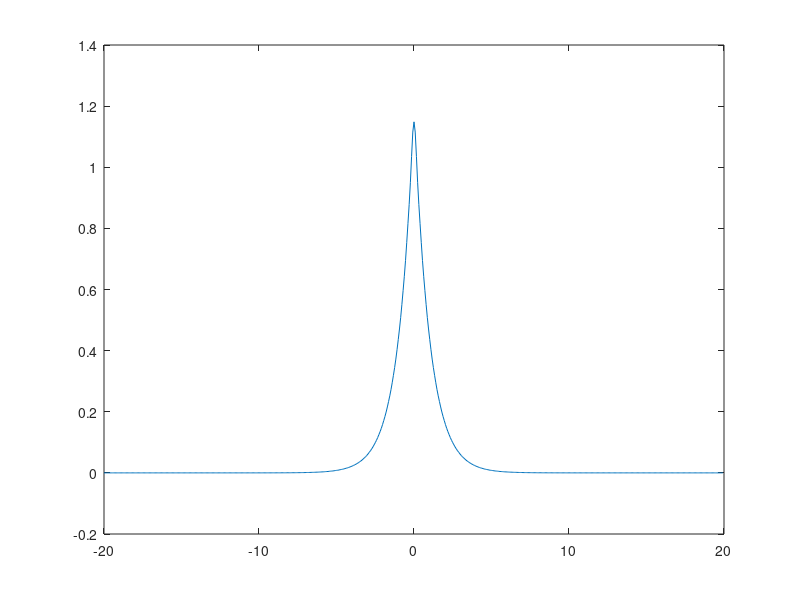

This chart was generated by the following MATLAB code:
%%% Solitary wave to the Degasperis-Procesi equation using the Petviashvili
%%% method

function a = dp_traveling_wave(c, ah, l, N)

% Input  : - c,  speed (must be > 1)
%          - ah, ambient height
%          - l,  half-length of the domain
%          - N,  number of Fourier modes used in the computation
% Output : dp_traveling_wave_init.txt file with the solution (x, u(x))
% Example: dp_traveling_wave(1.2)
    
    if nargin < 4
        N = 512;  % number of Fourier modes
    end
    if nargin < 3
        l = 20.0; % half-length of the domain
    end
    if nargin < 2
        ah = 0.0;
    end
    if nargin < 1
        c = 1.2;  % speed
    end
    
    ceff = c - ah; % the DP equation with ah != 0 can be transformed
                   % to the one with ah == 0 by
                   % unew = u + ah, xnew = x + ah*t, tnew = t
                   % (k == 1.5 * ah)

    dx = 2*l/N;             % distance between two points in the real space
    x = (-N/2:N/2-1)'*dx;   % real space discretization

    % vector of wavenumbers
    k = [0:N/2-1 0 1-N/2:-1]'*pi/l;

    j = (N/4+2:N/4*3);      % antialising treatment
    k(j) = 0;               % the frequencies we sacrify
    
    L = ceff*(1 + k.^2) - 3*ah; % linear operator
    Linv = 1./L;                % inverse linear operator

    u0 = exp(-x.^2);
    

    tol = 1e-15;        % iterations stopping criterium
    gam = 1.5;          % a parameter in the Petviashvili method
    
    err = inf;
    iter = 0;
    while (err > tol)
        iter = iter + 1;
        u0_hat = fft(u0);
        Nl_hat = (2.0 + 0.5 * k.^2) .* fft(u0.^2);
        Nl_hat(j) = 0;
        Lu0_hat = L .* u0_hat;
        nom = sum(conj(u0_hat) .* Nl_hat);
        denom = sum(conj(u0_hat) .* Lu0_hat);
        S = (denom/nom)^gam;
        u1_hat = S * Linv .* Nl_hat;
        u1 = real(ifft(u1_hat));
        err = norm(u1-u0, inf);
        fprintf('iteration %5d; error = %.2e\n', iter, err);
        u0 = u1;
    end
    plot(x,u0)
    
    
    io = fopen('dp_traveling_wave_init.txt','w');
    fprintf(io, '# x u0 \n');
    fprintf(io, '# Generated using the following parameters \n');
    fprintf(io, '# c  = %20.15e \n', c);
    
    fprintf(io, '# ah = %20.15e \n', ah);
    fprintf(io, '# l  = %20.15e \n', l);
    fprintf(io, '# N  = %d \n', N);
    for i=1:N
        fprintf(io,'%20.15f %20.15e\n', x(i), ah + u0(i));
    end
    fprintf(io,'%20.15f %20.15e\n', -x(1), ah + u0(1));
    
    fprintf('min(u0) = %.2e\n', min(u0));
    fprintf('max(u0) = %.2e\n', max(u0));
    fprintf('u0( 1 ) = %.2e\n', u0(1));
    fprintf('u0(end) = %.2e\n', u0(end));
    a = max(u0);
end
